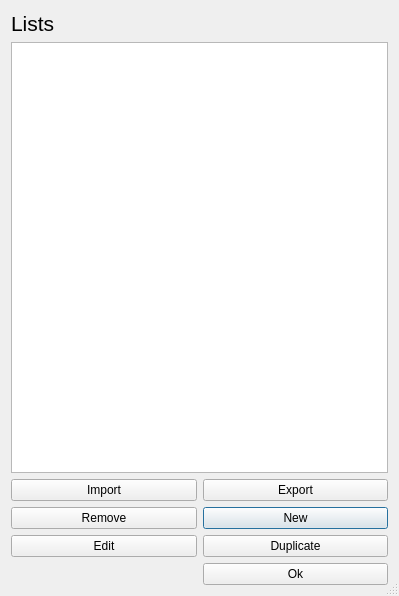
<?xml version="1.0" encoding="UTF-8"?>
<ui version="4.0">
 <class>ListListDialog</class>
 <widget class="QDialog" name="ListListDialog">
  <property name="windowModality">
   <enum>Qt::ApplicationModal</enum>
  </property>
  <property name="geometry">
   <rect>
    <x>0</x>
    <y>0</y>
    <width>399</width>
    <height>596</height>
   </rect>
  </property>
  <property name="windowTitle">
   <string>List Manager</string>
  </property>
  <property name="sizeGripEnabled">
   <bool>true</bool>
  </property>
  <property name="modal">
   <bool>true</bool>
  </property>
  <layout class="QGridLayout" name="gridLayout">
   <item row="3" column="1">
    <widget class="QPushButton" name="NewListBtn">
     <property name="text">
      <string>New</string>
     </property>
    </widget>
   </item>
   <item row="4" column="0">
    <widget class="QPushButton" name="EditBtn">
     <property name="text">
      <string>Edit</string>
     </property>
    </widget>
   </item>
   <item row="4" column="1">
    <widget class="QPushButton" name="DuplicateBtn">
     <property name="text">
      <string>Duplicate</string>
     </property>
    </widget>
   </item>
   <item row="5" column="1">
    <widget class="QPushButton" name="FinishBtn">
     <property name="text">
      <string>Ok</string>
     </property>
    </widget>
   </item>
   <item row="0" column="0">
    <widget class="QLabel" name="ListsLabelName">
     <property name="font">
      <font>
       <pointsize>16</pointsize>
       <underline>false</underline>
      </font>
     </property>
     <property name="text">
      <string>Lists</string>
     </property>
    </widget>
   </item>
   <item row="1" column="0" colspan="2">
    <widget class="QListView" name="listListView"/>
   </item>
   <item row="2" column="1">
    <widget class="QPushButton" name="ExportBtn">
     <property name="text">
      <string>Export</string>
     </property>
    </widget>
   </item>
   <item row="2" column="0">
    <widget class="QPushButton" name="ImportListBtn">
     <property name="text">
      <string>Import</string>
     </property>
    </widget>
   </item>
   <item row="3" column="0">
    <widget class="QPushButton" name="RemoveBtn">
     <property name="text">
      <string>Remove</string>
     </property>
    </widget>
   </item>
  </layout>
 </widget>
 <tabstops>
  <tabstop>listListView</tabstop>
  <tabstop>ImportListBtn</tabstop>
  <tabstop>ExportBtn</tabstop>
  <tabstop>RemoveBtn</tabstop>
  <tabstop>NewListBtn</tabstop>
  <tabstop>EditBtn</tabstop>
  <tabstop>DuplicateBtn</tabstop>
  <tabstop>FinishBtn</tabstop>
 </tabstops>
 <resources/>
 <connections/>
</ui>
